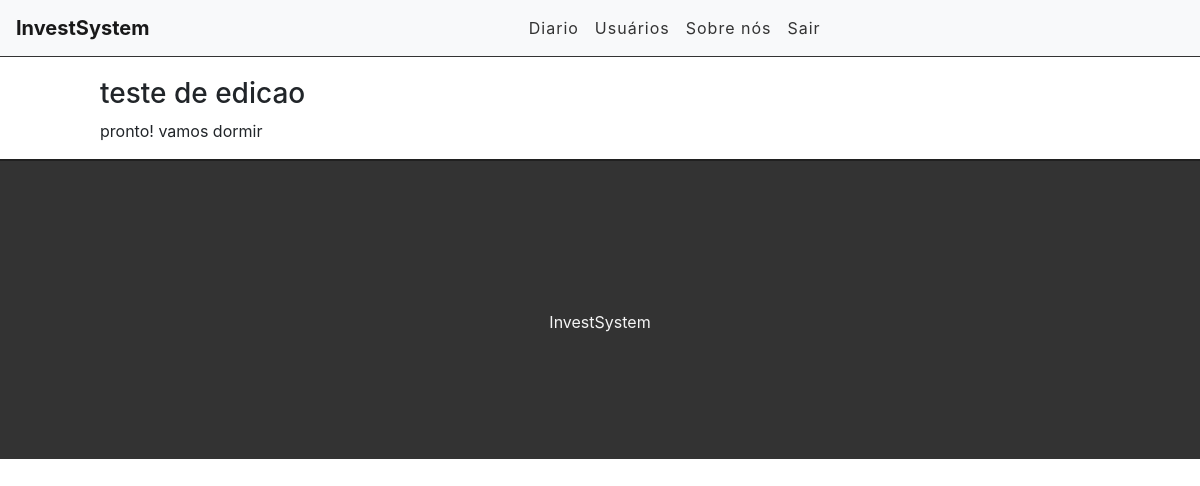
The page /diario/5 (signed in) on the database as committed earlier.
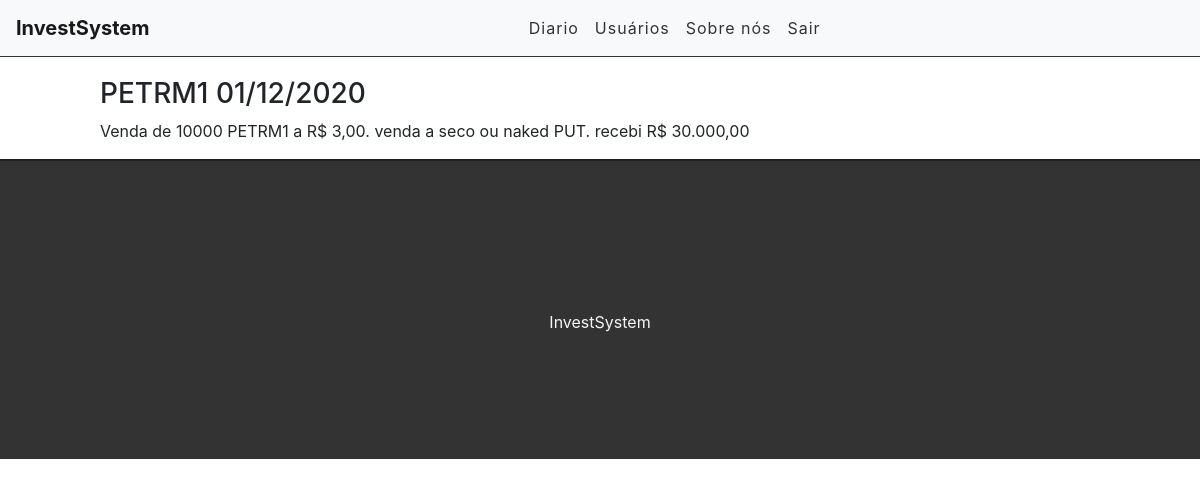
The same page on the database as committed later.
### contas/models.py (models this page shows, shortened)
class Trade(models.Model):
      STATUS = (
            ('doing', 'Doing'),
            ('done', 'Done'),
      )
      title = models.CharField(max_length=255)
      description = models.TextField()
      done = models.CharField(
            max_length=5,
            choices = STATUS,
      )
      user = models.ForeignKey(get_user_model(), on_delete=models.CASCADE)
      created_at = models.DateTimeField(auto_now_add=True)
      updated_at = models.DateTimeField(auto_now=True)

### contas/views.py (the view)
# urls.py: path('diario/<int:id>',views.diarioTraderView, name='diario-view'),
@login_required
def diarioTraderView(request, id):
    dados = get_object_or_404(Trade, pk=id)
    return render(request, 'contas/task.html', {'dados':dados})

### contas/templates/contas/task.html (shortened to what this page needs)
{%extends 'contas/base.html'%}
{%block content%}
<div class="offset-1 col-10 list-div">
    <h3>{{dados.title}}</h3>
    <p>{{dados.description}}</p>
</div>
{%endblock%}

Rows that differ between the two databases and show on the page:
changed Trade: title "teste de edicao" → "PETRM1 01/12/2020"; description "pronto! vamos dormir" → "Venda de 10000 PETRM1 a R$ 3,00. venda a seco ou naked PUT. recebi R$ 30.000,00"
